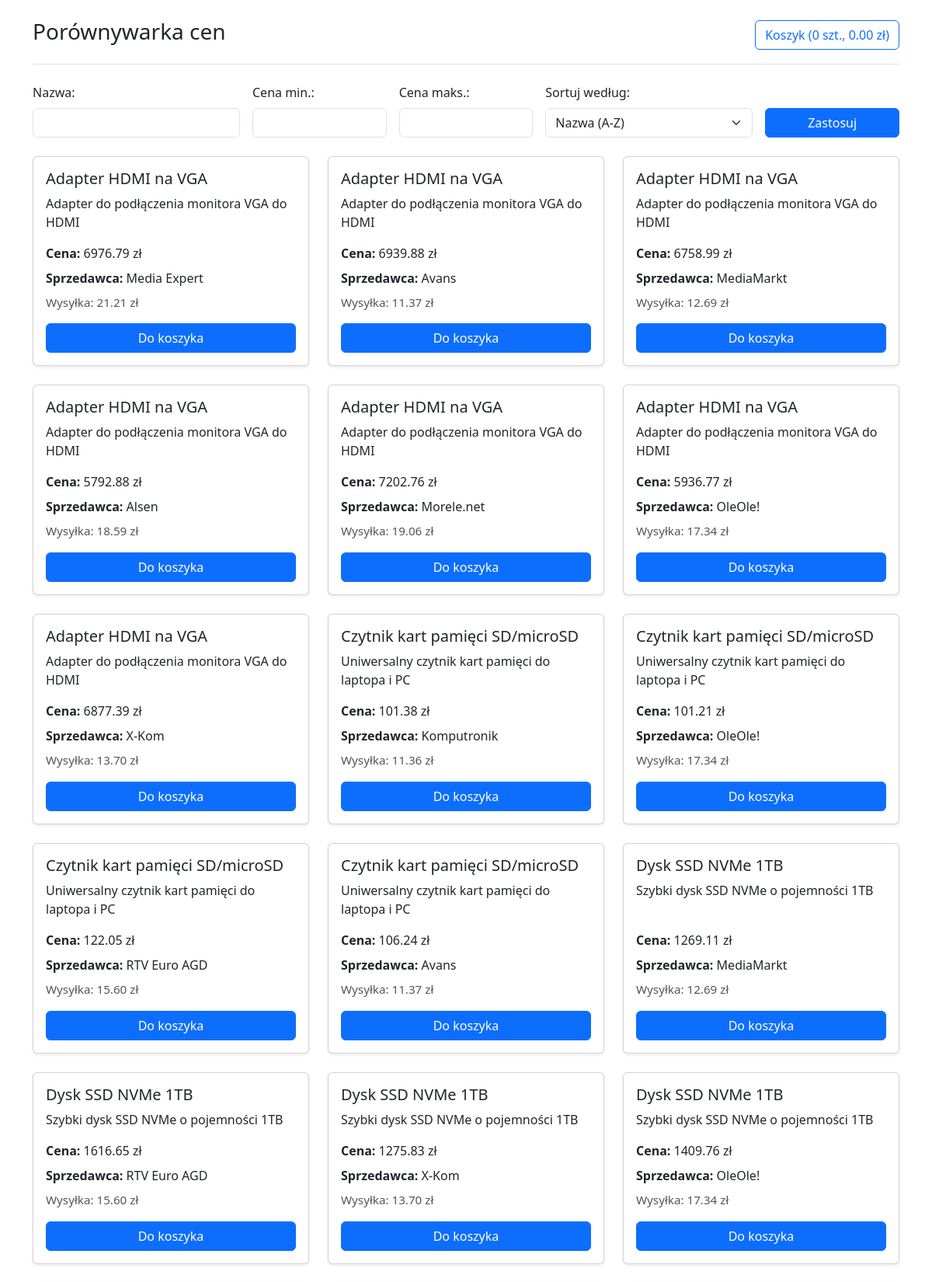
The page / (upper part) on the database its author committed.
### app.py (models this page shows)
class Product(db.Model):
    id = db.Column(db.Integer, primary_key=True)
    name = db.Column(db.String(100), nullable=False)
    description = db.Column(db.Text)
    offers = db.relationship('Offer', backref='product', lazy=True)

class Offer(db.Model):
    id = db.Column(db.Integer, primary_key=True)
    product_id = db.Column(db.Integer, db.ForeignKey('product.id'), nullable=False)
    seller_id = db.Column(db.Integer, db.ForeignKey('seller.id'), nullable=False)
    price = db.Column(db.Float, nullable=False)

class Seller(db.Model):
    id = db.Column(db.Integer, primary_key=True)
    name = db.Column(db.String(100), nullable=False)
    shipping_cost = db.Column(db.Float, nullable=False)
    offers = db.relationship('Offer', backref='seller', lazy=True)

### app.py (the view)
@app.route('/', methods=['GET'])
def index():
    sort = request.args.get('sort', 'name_asc')
    filter_name = request.args.get('filter_name', '')
    filter_min_price = request.args.get('filter_min_price', '')
    filter_max_price = request.args.get('filter_max_price', '')
    algo = request.args.get('algo', session.get('algo', 'exact'))
    session['algo'] = algo
    products = Product.query
    if filter_name:
        products = products.filter(Product.name.ilike(f'%{filter_name}%'))
    products = products.all()
    offers = []
    for product in products:
        for offer in product.offers:
            offers.append({
                'product': product,
                'offer': offer,
                'seller': offer.seller
            })
    if filter_min_price:
        offers = [o for o in offers if o['offer'].price >= float(filter_min_price)]
    if filter_max_price:
        offers = [o for o in offers if o['offer'].price <= float(filter_max_price)]
    if sort == 'name_asc':
        offers.sort(key=lambda x: x['product'].name.lower())
    elif sort == 'name_desc':
        offers.sort(key=lambda x: x['product'].name.lower(), reverse=True)
    elif sort == 'price_asc':
        offers.sort(key=lambda x: x['offer'].price)
    elif sort == 'price_desc':
        offers.sort(key=lambda x: x['offer'].price, reverse=True)
    cart_items = session.get('cart', [])
    cart_product_counts = {}
    cart_offer_counts = {}
    for item in cart_items:
        pid = item['product_id']
        cart_product_counts[pid] = cart_product_counts.get(pid, 0) + 1
        oid = item['offer_id']
        cart_offer_counts[oid] = cart_offer_counts.get(oid, 0) + 1
    return render_template('index.html', offers=offers, sort=sort, filter_name=filter_name, filter_min_price=filter_min_price, filter_max_price=filter_max_price, algo=algo, cart_product_counts=cart_product_counts, cart_offer_counts=cart_offer_counts)

### app.py (called while the page is built)
def get_cart_info():
    cart_items = session.get('cart', [])
    cart_count = len(cart_items)
    cart_total = 0
    for item in cart_items:
        offer = Offer.query.get(item['offer_id'])
        if offer:
            cart_total += offer.price + offer.seller.shipping_cost
    return cart_count, cart_total

@app.context_processor
def inject_cart_info():
    cart_count, cart_total = get_cart_info()
    return dict(cart_count=cart_count, cart_total=cart_total)

### templates/index.html (shortened to what this page needs)
{% extends "base.html" %}
{% block content %}
<form method="get" class="row g-3 align-items-end mb-4">
    <div class="col-md-3">
        <label for="filter_name" class="form-label">Nazwa:</label>
        <input type="text" name="filter_name" id="filter_name" value="{{ filter_name }}" class="form-control">
    </div>
    <div class="col-md-2">
        <label for="filter_min_price" class="form-label">Cena min.:</label>
        <input type="text" name="filter_min_price" id="filter_min_price" value="{{ filter_min_price }}" class="form-control">
    </div>
    <div class="col-md-2">
        <label for="filter_max_price" class="form-label">Cena maks.:</label>
        <input type="text" name="filter_max_price" id="filter_max_price" value="{{ filter_max_price }}" class="form-control">
    </div>
    <div class="col-md-3">
        <label for="sort" class="form-label">Sortuj według:</label>
        <select name="sort" id="sort" class="form-select">
            <option value="name_asc" {% if sort == 'name_asc' %}selected{% endif %}>Nazwa (A-Z)</option>
        </select>
    </div>
    <div class="col-md-2 d-grid">
        <button type="submit" class="btn btn-primary">Zastosuj</button>
    </div>
</form>
<div class="row row-cols-1 row-cols-md-2 row-cols-lg-3 g-4">
    {% for item in offers %}
    <div class="col">
        <div class="card h-100 shadow-sm">
            <div class="card-body d-flex flex-column justify-content-between">
                <div>
                    <h5 class="card-title">{{ item.product.name }}</h5>
                    <p class="card-text">{{ item.product.description }}</p>
                </div>
                <div class="mt-3">
                    <div class="mb-2"><strong>Cena:</strong> {{ "%.2f"|format(item.offer.price) }} zł</div>
                    <div class="mb-2"><strong>Sprzedawca:</strong> {{ item.seller.name }}</div>
                    <div class="mb-3" style="font-size: 0.95em; color: #555;">Wysyłka: {{ "%.2f"|format(item.seller.shipping_cost) }} zł</div>
                    <a href="{{ url_for('add_to_cart', offer_id=item.offer.id, filter_name=filter_name, filter_min_price=filter_min_price, filter_max_price=filter_max_price, sort=sort) }}" class="btn btn-primary w-100">
                        Do koszyka
                        {% set offer_count = cart_offer_counts.get(item.offer.id, 0) %}
                    </a>
                </div>
            </div>
        </div>
    </div>
    {% endfor %}
</div>
{% endblock %}

### templates/base.html (shortened to what this page needs)
<!DOCTYPE html>
<html lang="pl">
<head>
    <link href="https://cdn.jsdelivr.net/npm/bootstrap@5.3.2/dist/css/bootstrap.min.css" rel="stylesheet">
</head>
<body>
    <div class="container my-4">
        <div class="d-flex justify-content-between align-items-center border-bottom pb-3 mb-4">
            <h1 class="h3">Porównywarka cen</h1>
            <a href="{{ url_for('cart') }}" class="btn btn-outline-primary">
                Koszyk
                {% if cart_count is defined and cart_total is defined %}
                    ({{ cart_count }} szt., {{ "%.2f"|format(cart_total) }} zł)
                {% endif %}
            </a>
        </div>
        {% block content %}{% endblock %}
    </div>
</body>
</html>

### rows shown on the page
Product: product.name "Adapter HDMI na VGA" "Adapter HDMI na VGA" "Adapter HDMI na VGA" "Adapter HDMI na VGA" "Adapter HDMI na VGA" "Adapter HDMI na VGA" "Adapter HDMI na VGA", product.description "Adapter do podłączenia monitora VGA do HDMI" "Adapter do podłączenia monitora VGA do HDMI" "Adapter do podłączenia monitora VGA do HDMI" "Adapter do podłączenia monitora VGA do HDMI" "Adapter do podłączenia monitora VGA do HDMI" "Adapter do podłączenia monitora VGA do HDMI" "Adapter do podłączenia monitora VGA do HDMI"
Offer: offer.price "6976.79"
Seller: seller.name "Media Expert", seller.shipping_cost "21.21"
Offer: offer.price "6939.88"
Seller: seller.name "Avans" "Avans", seller.shipping_cost "11.37" "11.37"
Offer: offer.price "6758.99"
Seller: seller.name "MediaMarkt" "MediaMarkt", seller.shipping_cost "12.69" "12.69"
Offer: offer.price "5792.88"
Seller: seller.name "Alsen", seller.shipping_cost "18.59"
Offer: offer.price "7202.76"
Seller: seller.name "Morele.net", seller.shipping_cost "19.06"
Offer: offer.price "5936.77"
Seller: seller.name "OleOle!" "OleOle!" "OleOle!", seller.shipping_cost "17.34" "17.34" "17.34"
Offer: offer.price "6877.39"
Seller: seller.name "X-Kom" "X-Kom", seller.shipping_cost "13.70" "13.70"
Product: product.name "Czytnik kart pamięci SD/microSD" "Czytnik kart pamięci SD/microSD" "Czytnik kart pamięci SD/microSD" "Czytnik kart pamięci SD/microSD", product.description "Uniwersalny czytnik kart pamięci do laptopa i PC" "Uniwersalny czytnik kart pamięci do laptopa i PC" "Uniwersalny czytnik kart pamięci do laptopa i PC" "Uniwersalny czytnik kart pamięci do laptopa i PC"
Offer: offer.price "101.38"
Seller: seller.name "Komputronik", seller.shipping_cost "11.36"
Offer: offer.price "101.21"
Offer: offer.price "122.05"
Seller: seller.name "RTV Euro AGD" "RTV Euro AGD", seller.shipping_cost "15.60" "15.60"
Offer: offer.price "106.24"
Product: product.name "Dysk SSD NVMe 1TB" "Dysk SSD NVMe 1TB" "Dysk SSD NVMe 1TB" "Dysk SSD NVMe 1TB", product.description "Szybki dysk SSD NVMe o pojemności 1TB" "Szybki dysk SSD NVMe o pojemności 1TB" "Szybki dysk SSD NVMe o pojemności 1TB" "Szybki dysk SSD NVMe o pojemności 1TB"
Offer: offer.price "1269.11"
Offer: offer.price "1616.65"
Offer: offer.price "1275.83"
Offer: offer.price "1409.76"

### other values the page prints
{{ cart_count }} "0"
{{ "%.2f"|format(cart_total) }} "0.00"
